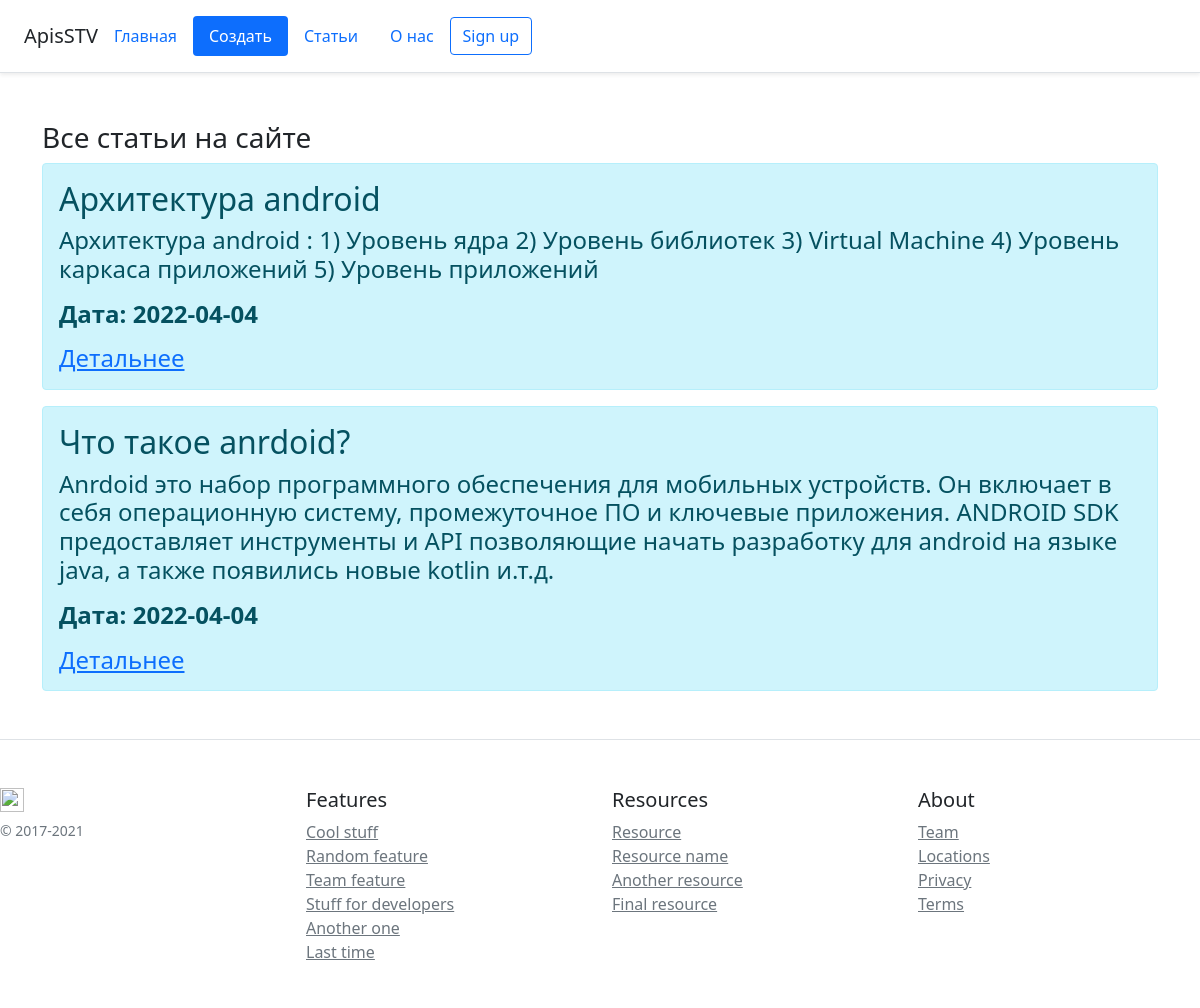
The page /posts on the database its author committed.
### android_developer_blog/app.py (models this page shows, shortened)
class Article(db.Model):
    id = db.Column(db.Integer, primary_key = True)
    title = db.Column(db.String(100), nullable=False)
    intro = db.Column(db.String(300), nullable = False)
    text = db.Column(db.Text, nullable=False)
    date = db.Column(db.DateTime, default=datetime.utcnow)

### android_developer_blog/app.py (the view)
@app.route('/posts')
def posts():
    articles = Article.query.order_by(Article.date.desc()).all()
    return render_template("posts.html", articles=articles)

### android_developer_blog/templates/posts.html (shortened to what this page needs)
<!DOCTYPE html>
{% extends 'base.html' %}
{% block body %}
<div class = "container mt-5">
    <H3>Все статьи на сайте</H3>
    {% for el in articles%}
      <div class="alert alert-info">
          <h2>{{ el.title }}</h2>
          <p>{{ el.intro }}</p>
          <p><b>Дата: {{ el.date.date()}}</b></p>
          <a href="/posts{{ el.id }}" class="btn-btn-worning">Детальнее</a>
      </div>
    {% endfor %}
</div>
{% endblock %}

### android_developer_blog/templates/base.html (shortened to what this page needs)
<!DOCTYPE html>
<html lang="en">
<head>
    <link rel="stylesheet" href="{{url_for('static',filename='css/bootstrap.min.css')}}">
</head>
<body>
    <div class="d-flex flex-column flex-md-row align-items-center p-3 px-md-4 mb-3 bg-white border-bottom shadow-sm">
        <h5 class="my-0 mr-md-auto font-weight-normal">ApisSTV</h5>
        <nav class="my-2 my-md-0 mr-md-3">
            <ul class="nav nav-pills">
                <li class="nav-item"><a href="index" class="nav-link " aria-current="page">Главная</a></li>
                <li class="nav-item"><a href="create-article" class="nav-link active">Создать</a></li>
                <li class="nav-item"><a href="posts" class="nav-link">Статьи</a></li>
                <li class="nav-item"><a href="about" class="nav-link">О нас</a></li>
            </ul>
        </nav>
        <a class="btn btn-outline-primary" href="#">Sign up</a>
    </div>
    <p>
        <h4>{% block body %}Android Blog{% endblock %}</h4>
    </p>
    <footer class="pt-4 my-md-5 pt-md-5 border-top">
        <div class="row">
            <div class="col-12 col-md">
                <img class="mb-2" src="/docs/4.6/assets/brand/bootstrap-solid.svg" alt="" width="24" height="24">
                <small class="d-block mb-3 text-muted">© 2017-2021</small>
            </div>
            <div class="col-6 col-md">
                <h5>Features</h5>
                <ul class="list-unstyled text-small">
                    <li><a class="text-muted" href="#">Cool stuff</a></li>
                    <li><a class="text-muted" href="#">Random feature</a></li>
                    <li><a class="text-muted" href="#">Team feature</a></li>
                    <li><a class="text-muted" href="#">Stuff for developers</a></li>
                    <li><a class="text-muted" href="#">Another one</a></li>
                    <li><a class="text-muted" href="#">Last time</a></li>
                </ul>
            </div>
            <div class="col-6 col-md">
                <h5>Resources</h5>
                <ul class="list-unstyled text-small">
                    <li><a class="text-muted" href="#">Resource</a></li>
                    <li><a class="text-muted" href="#">Resource name</a></li>
                    <li><a class="text-muted" href="#">Another resource</a></li>
                    <li><a class="text-muted" href="#">Final resource</a></li>
                </ul>
            </div>
            <div class="col-6 col-md">
                <h5>About</h5>
                <ul class="list-unstyled text-small">
                    <li><a class="text-muted" href="#">Team</a></li>
                    <li><a class="text-muted" href="#">Locations</a></li>
                    <li><a class="text-muted" href="#">Privacy</a></li>
                    <li><a class="text-muted" href="#">Terms</a></li>
                </ul>
            </div>
        </div>
    </footer>
</body>
</html>

### rows shown on the page
Article: title "Архитектура android", intro "Архитектура android : 1) Уровень ядра 2) Уровень библиотек 3) Virtual Machine 4) Уровень каркаса приложений 5) Уровень приложений", date "2022-04-04"
Article: title "Что такое anrdoid?", intro "Anrdoid это набор программного обеспечения для мобильных устройств. Он включает в себя операционную систему, промежуточное ПО и ключевые приложения. ANDROID SDK предоставляет инструменты и API позволяющие начать разработку для android на языке java, а также появились новые kotlin и.т.д.", date "2022-04-04"
